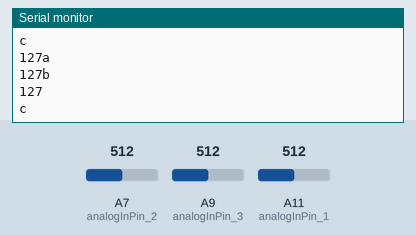
A sketch run on a simulated Arduino Mega 2560, built with avr-gcc and run on an emulated ATmega2560. Shown: the last lines printed to the serial monitor. The inputs (shaded band) are chosen by the test bench; at power-on: A7 (analogInPin_2) = 512, A9 (analogInPin_3) = 512, A11 (analogInPin_1) = 512.

Above: at 1.2 s.
1.3 s: A7 (analogInPin_2) set to 716
At 2.0 s:
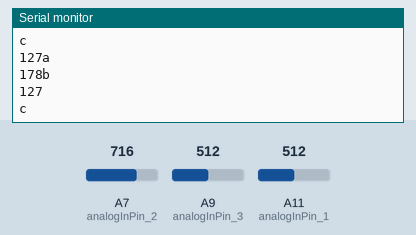
2.8 s: A9 (analogInPin_3) set to 716
At 3.9 s:
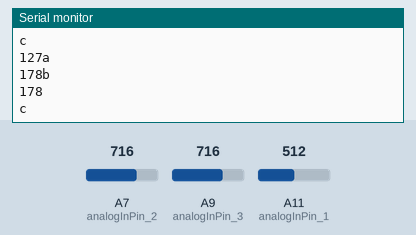
4.3 s: A11 (analogInPin_1) set to 716
5.8 s: A7 (analogInPin_2) set to 900
At 6.7 s:
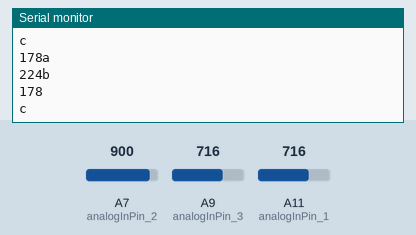
7.3 s: A9 (analogInPin_3) set to 900
At 8.1 s:
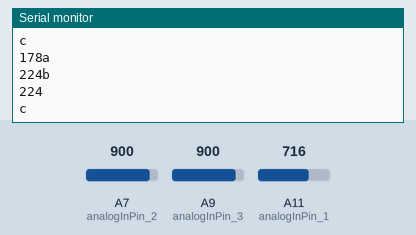
8.8 s: A11 (analogInPin_1) set to 900
Timing chart, 0 to 11.3 s (numbered marks = the images above; inputs shaded):
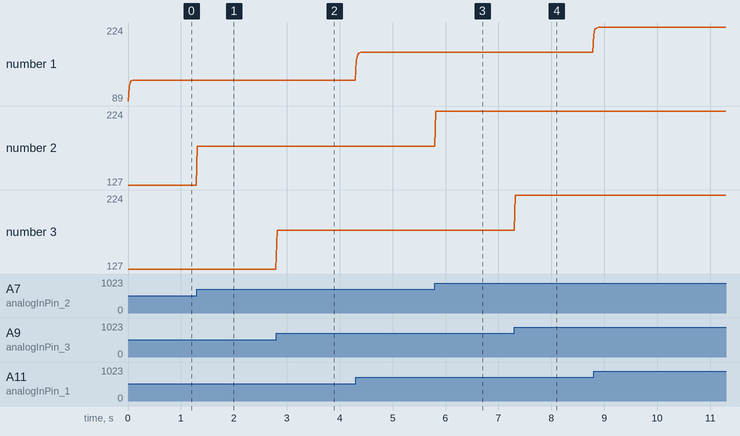

Measured:
- after the input at 1.3 s, the serial monitor: prints a new line at once (image 1)
- after the input at 2.8 s, the serial monitor: prints a new line at once (image 2)
- after the input at 5.8 s, the serial monitor: prints a new line at once (image 3)
- after the input at 7.3 s, the serial monitor: prints a new line at once (image 4)
- plotted number 2: 127 → 178 after the input at 1.3 s, 178 → 224 after the input at 5.8 s

The sketch:

flora.ino
```cpp
const int analogInPin_1 = A11;  // Analog input pin that the potentiometer is attached to
const int analogInPin_2 = A7;
const int analogInPin_3 = A9;
const int analogInPin_4 = A10;

int sensorValue_1 = 0;        // value read from the pot
int outputValue_1 = 0;         // value output to the PWM (analog out)

int sensorValue_2 = 0;        // value read from the pot
int outputValue_2 = 0;        // value output to the PWM (analog out)

int sensorValue_3 = 0;        // value read from the pot
int outputValue_3 = 0;        // value output to the PWM (analog out)

int sensorValue_4 = 0;        // value read from the pot
int outputValue_4 = 0;        // value output to the PWM (analog out)

void setup() {
  // initialize serial communications at 9600 bps:
  Serial.begin(115200);
}

int smooth(int data, float filterVal, float smoothedVal){


  if (filterVal > 1){      // check to make sure param's are within range
    filterVal = .99;
  }
  else if (filterVal <= 0){
    filterVal = 0;
  }

  smoothedVal = (data * (1 - filterVal)) + (smoothedVal  *  filterVal);

  return (int)smoothedVal;
}

void loop() {
  // read the analog in value:
    sensorValue_1 = smooth(analogRead(analogInPin_1), 0.3, sensorValue_1);
//   map it to the range of the analog out:
 outputValue_1 = map(sensorValue_1, 0, 1023, 0, 255);

  // read the analog in value:
  sensorValue_2 = analogRead(analogInPin_2);
//   map it to the range of the analog out:
  outputValue_2 = map(sensorValue_2, 0, 1023, 0, 255);

  // read the analog in value:
  sensorValue_3 = analogRead(analogInPin_3);
  // map it to the range of the analog out:
 outputValue_3 = map(sensorValue_3, 0, 1023, 0, 255);

  // read the analog in value:
  // sensorValue_4 = analogRead(analogInPin_4);
//   map it to the range of the analog out:
//  outputValue_4 = map(sensorValue_4, 0, 1023, 0, 255);

//   print the results to the Serial Monitor:

 	  Serial.print(outputValue_1);
 	  Serial.println("a");
////    Serial.flush();

  	Serial.print(outputValue_2);
 	  Serial.println("b");
////    Serial.flush();

   Serial.println(outputValue_3);
   Serial.println("c");
////   Serial.flush();

//   Serial.print(outputValue_4);
// 	 Serial.println("d");
//  	Serial.flush();

  // Serial.print(outputValue_2);
  // Serial.println(" s2");

  // wait 2 milliseconds before the next loop for the analog-to-digital
  // converter to settle after the last reading:
  delay(20);
}
```
